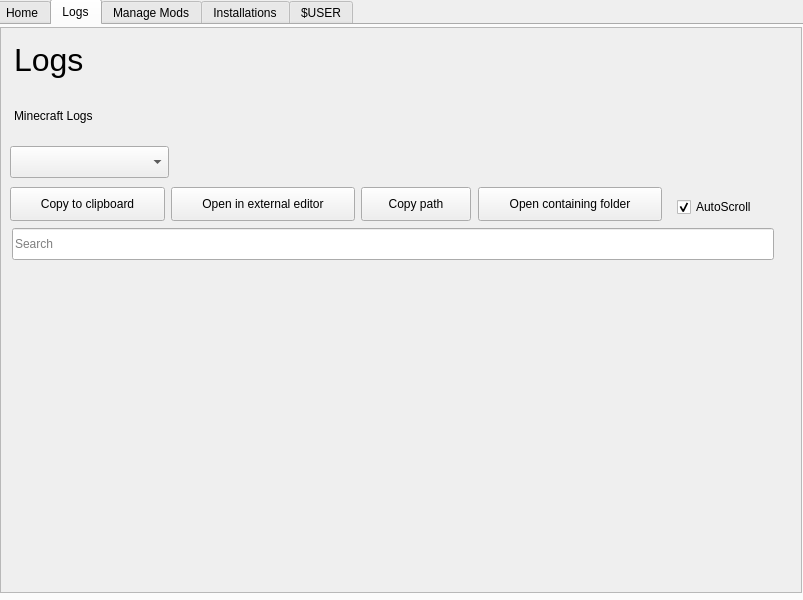
<?xml version="1.0" encoding="UTF-8"?>
<ui version="4.0">
 <class>MainWindow</class>
 <widget class="QMainWindow" name="MainWindow">
  <property name="geometry">
   <rect>
    <x>0</x>
    <y>0</y>
    <width>803</width>
    <height>600</height>
   </rect>
  </property>
  <property name="windowTitle">
   <string>MainWindow</string>
  </property>
  <widget class="QWidget" name="centralwidget">
   <widget class="QStackedWidget" name="stackedWidget">
    <property name="geometry">
     <rect>
      <x>-1</x>
      <y>-1</y>
      <width>808</width>
      <height>601</height>
     </rect>
    </property>
    <property name="currentIndex">
     <number>0</number>
    </property>
    <widget class="QWidget" name="page">
     <widget class="QTabWidget" name="tabWidget">
      <property name="geometry">
       <rect>
        <x>-5</x>
        <y>0</y>
        <width>813</width>
        <height>604</height>
       </rect>
      </property>
      <property name="layoutDirection">
       <enum>Qt::LayoutDirection::LeftToRight</enum>
      </property>
      <property name="autoFillBackground">
       <bool>false</bool>
      </property>
      <property name="styleSheet">
       <string notr="true">QTabWidget::tab-bar {
    alignment: center;
}

</string>
      </property>
      <property name="tabPosition">
       <enum>QTabWidget::TabPosition::North</enum>
      </property>
      <property name="tabShape">
       <enum>QTabWidget::TabShape::Rounded</enum>
      </property>
      <property name="currentIndex">
       <number>1</number>
      </property>
      <property name="usesScrollButtons">
       <bool>true</bool>
      </property>
      <property name="documentMode">
       <bool>false</bool>
      </property>
      <property name="tabsClosable">
       <bool>false</bool>
      </property>
      <widget class="QWidget" name="HomeTab">
       <attribute name="title">
        <string>Home</string>
       </attribute>
       <widget class="QLabel" name="backgroundImage">
        <property name="geometry">
         <rect>
          <x>0</x>
          <y>-2</y>
          <width>862</width>
          <height>328</height>
         </rect>
        </property>
        <property name="text">
         <string/>
        </property>
        <property name="pixmap">
         <pixmap resource="../assets/icons.qrc">:/images/images/placeholder-art.jpg</pixmap>
        </property>
        <property name="scaledContents">
         <bool>false</bool>
        </property>
        <property name="alignment">
         <set>Qt::AlignmentFlag::AlignCenter</set>
        </property>
       </widget>
       <widget class="QLabel" name="mcLogo">
        <property name="geometry">
         <rect>
          <x>271</x>
          <y>26</y>
          <width>259</width>
          <height>54</height>
         </rect>
        </property>
        <property name="text">
         <string/>
        </property>
        <property name="pixmap">
         <pixmap resource="../assets/icons.qrc">:/images/images/Bedrock_Edition_2.svg</pixmap>
        </property>
        <property name="scaledContents">
         <bool>true</bool>
        </property>
       </widget>
       <widget class="QWidget" name="quickPlayContainer" native="true">
        <property name="geometry">
         <rect>
          <x>606</x>
          <y>28</y>
          <width>200</width>
          <height>44</height>
         </rect>
        </property>
        <property name="autoFillBackground">
         <bool>true</bool>
        </property>
        <widget class="QLabel" name="quickPlayTitleTemporary">
         <property name="geometry">
          <rect>
           <x>73</x>
           <y>5</y>
           <width>71</width>
           <height>18</height>
          </rect>
         </property>
         <property name="text">
          <string>Quick Play</string>
         </property>
        </widget>
        <widget class="QLabel" name="quickPlayNotImplemented">
         <property name="geometry">
          <rect>
           <x>36</x>
           <y>20</y>
           <width>143</width>
           <height>18</height>
          </rect>
         </property>
         <property name="text">
          <string>Not implemented yet</string>
         </property>
        </widget>
       </widget>
       <widget class="QPushButton" name="playButton">
        <property name="geometry">
         <rect>
          <x>290</x>
          <y>304</y>
          <width>110</width>
          <height>35</height>
         </rect>
        </property>
        <property name="autoFillBackground">
         <bool>false</bool>
        </property>
        <property name="styleSheet">
         <string notr="true">border-image:url(:/images/images/mc-button-left.png);</string>
        </property>
        <property name="text">
         <string>Play</string>
        </property>
        <property name="default">
         <bool>false</bool>
        </property>
        <property name="flat">
         <bool>true</bool>
        </property>
       </widget>
       <widget class="QComboBox" name="versionSelector">
        <property name="geometry">
         <rect>
          <x>402</x>
          <y>304</y>
          <width>131</width>
          <height>35</height>
         </rect>
        </property>
        <property name="autoFillBackground">
         <bool>false</bool>
        </property>
        <property name="styleSheet">
         <string notr="true">QComboBox {
	border-image:url(:/images/images/mc-button-right.png);
	padding-left: 9px;
}

QComboBox::drop-down {
    border-top-right-radius: 3px;
}</string>
        </property>
        <property name="editable">
         <bool>false</bool>
        </property>
        <property name="currentIndex">
         <number>-1</number>
        </property>
        <property name="placeholderText">
         <string>No versions</string>
        </property>
       </widget>
       <widget class="QLabel" name="newsTitle">
        <property name="geometry">
         <rect>
          <x>20</x>
          <y>352</y>
          <width>58</width>
          <height>18</height>
         </rect>
        </property>
        <property name="text">
         <string>&lt;html&gt;&lt;head/&gt;&lt;body&gt;&lt;p&gt;&lt;span style=&quot; font-size:12pt;&quot;&gt;News&lt;/span&gt;&lt;/p&gt;&lt;/body&gt;&lt;/html&gt;</string>
        </property>
       </widget>
       <widget class="QLabel" name="newsNotImplemented">
        <property name="geometry">
         <rect>
          <x>215</x>
          <y>369</y>
          <width>374</width>
          <height>113</height>
         </rect>
        </property>
        <property name="text">
         <string>&lt;html&gt;&lt;head/&gt;&lt;body&gt;&lt;p align=&quot;center&quot;&gt;News not implemented yet.&lt;br/&gt;If you want, you can contribute in the GitHub repository.&lt;/p&gt;&lt;/body&gt;&lt;/html&gt;</string>
        </property>
       </widget>
       <widget class="QPushButton" name="contributeButton">
        <property name="geometry">
         <rect>
          <x>304</x>
          <y>456</y>
          <width>215</width>
          <height>34</height>
         </rect>
        </property>
        <property name="text">
         <string>Contribute</string>
        </property>
        <property name="icon">
         <iconset resource="../assets/icons.qrc">
          <normaloff>:/default/open-link.svg</normaloff>:/default/open-link.svg</iconset>
        </property>
        <property name="iconSize">
         <size>
          <width>19</width>
          <height>19</height>
         </size>
        </property>
       </widget>
      </widget>
      <widget class="QWidget" name="tab_2">
       <attribute name="title">
        <string>Logs</string>
       </attribute>
       <widget class="QScrollArea" name="scrollArea">
        <property name="geometry">
         <rect>
          <x>4</x>
          <y>2</y>
          <width>802</width>
          <height>566</height>
         </rect>
        </property>
        <property name="widgetResizable">
         <bool>true</bool>
        </property>
        <widget class="QWidget" name="scrollAreaWidgetContents">
         <property name="geometry">
          <rect>
           <x>0</x>
           <y>0</y>
           <width>802</width>
           <height>566</height>
          </rect>
         </property>
         <widget class="QLineEdit" name="searchBar">
          <property name="geometry">
           <rect>
            <x>11</x>
            <y>200</y>
            <width>762</width>
            <height>32</height>
           </rect>
          </property>
          <property name="inputMask">
           <string/>
          </property>
          <property name="placeholderText">
           <string>Search</string>
          </property>
         </widget>
         <widget class="QComboBox" name="logsSelector">
          <property name="geometry">
           <rect>
            <x>9</x>
            <y>118</y>
            <width>159</width>
            <height>32</height>
           </rect>
          </property>
          <property name="placeholderText">
           <string>&lt;no logs found&gt;</string>
          </property>
         </widget>
         <widget class="QLabel" name="logsTitle">
          <property name="geometry">
           <rect>
            <x>13</x>
            <y>7</y>
            <width>92</width>
            <height>51</height>
           </rect>
          </property>
          <property name="text">
           <string>&lt;html&gt;&lt;head/&gt;&lt;body&gt;&lt;p&gt;&lt;span style=&quot; font-size:24pt;&quot;&gt;Logs&lt;/span&gt;&lt;/p&gt;&lt;/body&gt;&lt;/html&gt;</string>
          </property>
         </widget>
         <widget class="QPushButton" name="openExternalButton">
          <property name="geometry">
           <rect>
            <x>170</x>
            <y>159</y>
            <width>184</width>
            <height>34</height>
           </rect>
          </property>
          <property name="text">
           <string>Open in external editor</string>
          </property>
          <property name="icon">
           <iconset resource="../assets/icons.qrc">
            <normaloff>:/default/open-link.svg</normaloff>:/default/open-link.svg</iconset>
          </property>
          <property name="iconSize">
           <size>
            <width>19</width>
            <height>19</height>
           </size>
          </property>
         </widget>
         <widget class="QLabel" name="mcLogsTitle">
          <property name="geometry">
           <rect>
            <x>13</x>
            <y>79</y>
            <width>100</width>
            <height>18</height>
           </rect>
          </property>
          <property name="text">
           <string>Minecraft Logs</string>
          </property>
         </widget>
         <widget class="QCheckBox" name="autoScroll">
          <property name="geometry">
           <rect>
            <x>676</x>
            <y>168</y>
            <width>100</width>
            <height>22</height>
           </rect>
          </property>
          <property name="text">
           <string>AutoScroll</string>
          </property>
          <property name="checked">
           <bool>true</bool>
          </property>
         </widget>
         <widget class="QPushButton" name="openContainingFolderButton">
          <property name="geometry">
           <rect>
            <x>477</x>
            <y>159</y>
            <width>184</width>
            <height>34</height>
           </rect>
          </property>
          <property name="text">
           <string>Open containing folder</string>
          </property>
          <property name="icon">
           <iconset resource="../assets/icons.qrc">
            <normaloff>:/default/folder.svg</normaloff>:/default/folder.svg</iconset>
          </property>
          <property name="iconSize">
           <size>
            <width>19</width>
            <height>19</height>
           </size>
          </property>
         </widget>
         <widget class="QPushButton" name="copyPathButton">
          <property name="geometry">
           <rect>
            <x>360</x>
            <y>159</y>
            <width>110</width>
            <height>34</height>
           </rect>
          </property>
          <property name="text">
           <string>Copy path</string>
          </property>
          <property name="icon">
           <iconset resource="../assets/icons.qrc">
            <normaloff>:/default/copy-path.svg</normaloff>:/default/copy-path.svg</iconset>
          </property>
          <property name="iconSize">
           <size>
            <width>20</width>
            <height>20</height>
           </size>
          </property>
         </widget>
         <widget class="QPushButton" name="copyClipboardButton">
          <property name="geometry">
           <rect>
            <x>9</x>
            <y>159</y>
            <width>155</width>
            <height>34</height>
           </rect>
          </property>
          <property name="text">
           <string>Copy to clipboard</string>
          </property>
          <property name="icon">
           <iconset resource="../assets/icons.qrc">
            <normaloff>:/default/edit-copy.svg</normaloff>:/default/edit-copy.svg</iconset>
          </property>
          <property name="iconSize">
           <size>
            <width>24</width>
            <height>24</height>
           </size>
          </property>
         </widget>
        </widget>
       </widget>
      </widget>
      <widget class="QWidget" name="tab_3">
       <attribute name="title">
        <string>Manage Mods</string>
       </attribute>
      </widget>
      <widget class="QWidget" name="tab_4">
       <attribute name="title">
        <string>Installations</string>
       </attribute>
      </widget>
      <widget class="QWidget" name="tab_5">
       <attribute name="title">
        <string>$USER</string>
       </attribute>
      </widget>
     </widget>
    </widget>
    <widget class="QWidget" name="page_2"/>
   </widget>
  </widget>
 </widget>
 <resources>
  <include location="../assets/icons.qrc"/>
 </resources>
 <connections/>
</ui>
